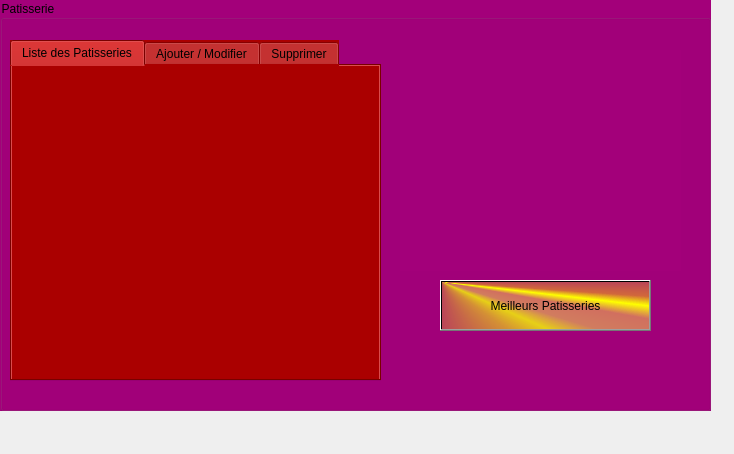
<?xml version="1.0" encoding="UTF-8"?>
<ui version="4.0">
 <class>Patisserie</class>
 <widget class="QDialog" name="Patisserie">
  <property name="geometry">
   <rect>
    <x>0</x>
    <y>0</y>
    <width>734</width>
    <height>454</height>
   </rect>
  </property>
  <property name="windowTitle">
   <string>Dialog</string>
  </property>
  <widget class="QGroupBox" name="groupBox">
   <property name="geometry">
    <rect>
     <x>0</x>
     <y>0</y>
     <width>711</width>
     <height>411</height>
    </rect>
   </property>
   <property name="styleSheet">
    <string notr="true">background-color: rgb(163, 0, 122);</string>
   </property>
   <property name="title">
    <string>Patisserie</string>
   </property>
   <widget class="QTabWidget" name="tabWidget">
    <property name="geometry">
     <rect>
      <x>10</x>
      <y>40</y>
      <width>371</width>
      <height>341</height>
     </rect>
    </property>
    <property name="styleSheet">
     <string notr="true">background-color: rgb(170, 0, 0);</string>
    </property>
    <property name="currentIndex">
     <number>0</number>
    </property>
    <widget class="QWidget" name="tab">
     <attribute name="title">
      <string>Liste des Patisseries</string>
     </attribute>
    </widget>
    <widget class="QWidget" name="tab_2">
     <attribute name="title">
      <string>Ajouter / Modifier</string>
     </attribute>
    </widget>
    <widget class="QWidget" name="tab_3">
     <attribute name="title">
      <string>Supprimer</string>
     </attribute>
    </widget>
   </widget>
   <widget class="QLabel" name="label">
    <property name="geometry">
     <rect>
      <x>400</x>
      <y>50</y>
      <width>281</width>
      <height>221</height>
     </rect>
    </property>
    <property name="text">
     <string/>
    </property>
    <property name="pixmap">
     <pixmap resource="src.qrc">:/SRC/resources/wedding-cake.png</pixmap>
    </property>
    <property name="scaledContents">
     <bool>true</bool>
    </property>
   </widget>
   <widget class="QPushButton" name="pushButton">
    <property name="geometry">
     <rect>
      <x>440</x>
      <y>280</y>
      <width>211</width>
      <height>51</height>
     </rect>
    </property>
    <property name="styleSheet">
     <string notr="true">background-color: qconicalgradient(cx:0, cy:0, angle:135, stop:0 rgba(255, 255, 0, 69), stop:0.375 rgba(255, 255, 0, 69), stop:0.423533 rgba(251, 255, 0, 145), stop:0.45 rgba(247, 255, 0, 208), stop:0.477581 rgba(255, 244, 71, 130), stop:0.518717 rgba(255, 218, 71, 130), stop:0.55 rgba(255, 255, 0, 255), stop:0.57754 rgba(255, 203, 0, 130), stop:0.625 rgba(255, 255, 0, 69), stop:1 rgba(255, 255, 0, 69));</string>
    </property>
    <property name="text">
     <string>Meilleurs Patisseries</string>
    </property>
   </widget>
  </widget>
 </widget>
 <resources>
  <include location="src.qrc"/>
 </resources>
 <connections/>
</ui>
